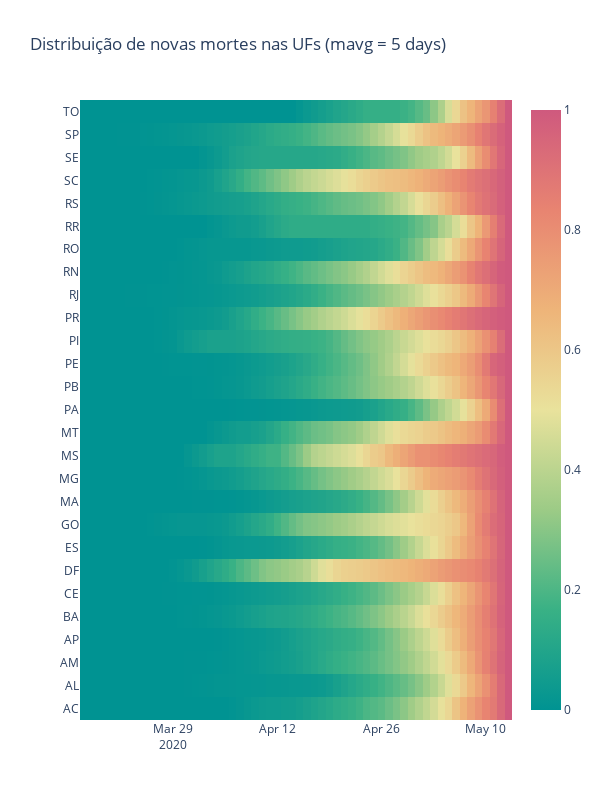

The code cell stored with this chart in its notebook:
### Code cell
plot_deaths_heatmap(df_deaths, 'state_id',
                    title='Distribuição de novas mortes nas UFs (mavg = 5 days)')

### Figure 1 — Plotly figure (JSON) as saved in the notebook; plotly's stock layout.template omitted (floating-point values rounded to 4 significant figures; data arrays with more than 128 entries replaced by an {"elided": "..."} marker saying what was removed)
{"data": [{"colorscale": [[0, "rgb(0, 147, 146)"], [0.1667, "rgb(57, 177, 133)"], [0.3333, "rgb(156, 203, 134)"], [0.5, "rgb(233, 226, 156)"], [0.6667, "rgb(238, 180, 121)"], [0.8333, "rgb(232, 132, 113)"], [1, "rgb(207, 89, 126)"]], "type": "heatmap", "x": ["2020-03-17T00:00:00", "2020-03-18T00:00:00", "2020-03-19T00:00:00", "2020-03-20T00:00:00", "2020-03-21T00:00:00", "2020-03-22T00:00:00", "2020-03-23T00:00:00", "2020-03-24T00:00:00", "2020-03-25T00:00:00", "2020-03-26T00:00:00", "2020-03-27T00:00:00", "2020-03-28T00:00:00", "2020-03-29T00:00:00", "2020-03-30T00:00:00", "2020-03-31T00:00:00", "2020-04-01T00:00:00", "2020-04-02T00:00:00", "2020-04-03T00:00:00", "2020-04-04T00:00:00", "2020-04-05T00:00:00", "2020-04-06T00:00:00", "2020-04-07T00:00:00", "2020-04-08T00:00:00", "2020-04-09T00:00:00", "2020-04-10T00:00:00", "2020-04-11T00:00:00", "2020-04-12T00:00:00", "2020-04-13T00:00:00", "2020-04-14T00:00:00", "2020-04-15T00:00:00", "2020-04-16T00:00:00", "2020-04-17T00:00:00", "2020-04-18T00:00:00", "2020-04-19T00:00:00", "2020-04-20T00:00:00", "2020-04-21T00:00:00", "2020-04-22T00:00:00", "2020-04-23T00:00:00", "2020-04-24T00:00:00", "2020-04-25T00:00:00", "2020-04-26T00:00:00", "2020-04-27T00:00:00", "2020-04-28T00:00:00", "2020-04-29T00:00:00", "2020-04-30T00:00:00", "2020-05-01T00:00:00", "2020-05-02T00:00:00", "2020-05-03T00:00:00", "2020-05-04T00:00:00", "2020-05-05T00:00:00", "2020-05-06T00:00:00", "2020-05-07T00:00:00", "2020-05-08T00:00:00", "2020-05-09T00:00:00", "2020-05-10T00:00:00", "2020-05-11T00:00:00", "2020-05-12T00:00:00", "2020-05-13T00:00:00"], "y": ["AC", "AL", "AM", "AP", "BA", "CE", "DF", "ES", "GO", "MA", "MG", "MS", "MT", "PA", "PB", "PE", "PI", "PR", "RJ", "RN", "RO", "RR", "RS", "SC", "SE", "SP", "TO"], "z": {"elided": "27x58 float values"}}], "layout": {"height": 800, "title": {"text": "Distribuição de novas mortes nas UFs (mavg = 5 days)"}, "width": 600}}
